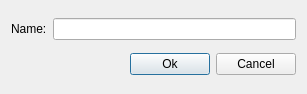
<?xml version="1.0" encoding="UTF-8"?>
<ui version="4.0">
 <class>Dialog</class>
 <widget class="QDialog" name="Dialog">
  <property name="geometry">
   <rect>
    <x>0</x>
    <y>0</y>
    <width>307</width>
    <height>94</height>
   </rect>
  </property>
  <property name="windowTitle">
   <string>Dialog</string>
  </property>
  <layout class="QVBoxLayout" name="verticalLayout">
   <item>
    <layout class="QHBoxLayout" name="horizontalLayout">
     <item>
      <widget class="QLabel" name="label">
       <property name="text">
        <string>Name:</string>
       </property>
       <property name="buddy">
        <cstring>lineEdit</cstring>
       </property>
      </widget>
     </item>
     <item>
      <widget class="QLineEdit" name="lineEdit"/>
     </item>
    </layout>
   </item>
   <item>
    <layout class="QHBoxLayout" name="horizontalLayout_2">
     <item>
      <spacer name="horizontalSpacer">
       <property name="orientation">
        <enum>Qt::Horizontal</enum>
       </property>
       <property name="sizeHint" stdset="0">
        <size>
         <width>40</width>
         <height>20</height>
        </size>
       </property>
      </spacer>
     </item>
     <item>
      <widget class="QPushButton" name="pushButton">
       <property name="text">
        <string>Ok</string>
       </property>
      </widget>
     </item>
     <item>
      <widget class="QPushButton" name="pushButton_2">
       <property name="text">
        <string>Cancel</string>
       </property>
      </widget>
     </item>
    </layout>
   </item>
  </layout>
 </widget>
 <layoutdefault spacing="6" margin="11"/>
 <tabstops>
  <tabstop>lineEdit</tabstop>
  <tabstop>pushButton</tabstop>
  <tabstop>pushButton_2</tabstop>
 </tabstops>
 <resources/>
 <connections>
  <connection>
   <sender>pushButton_2</sender>
   <signal>clicked()</signal>
   <receiver>Dialog</receiver>
   <slot>close()</slot>
   <hints>
    <hint type="sourcelabel">
     <x>264</x>
     <y>75</y>
    </hint>
    <hint type="destinationlabel">
     <x>289</x>
     <y>88</y>
    </hint>
   </hints>
  </connection>
  <connection>
   <sender>pushButton</sender>
   <signal>clicked()</signal>
   <receiver>Dialog</receiver>
   <slot>accept()</slot>
   <hints>
    <hint type="sourcelabel">
     <x>168</x>
     <y>68</y>
    </hint>
    <hint type="destinationlabel">
     <x>107</x>
     <y>80</y>
    </hint>
   </hints>
  </connection>
 </connections>
</ui>
